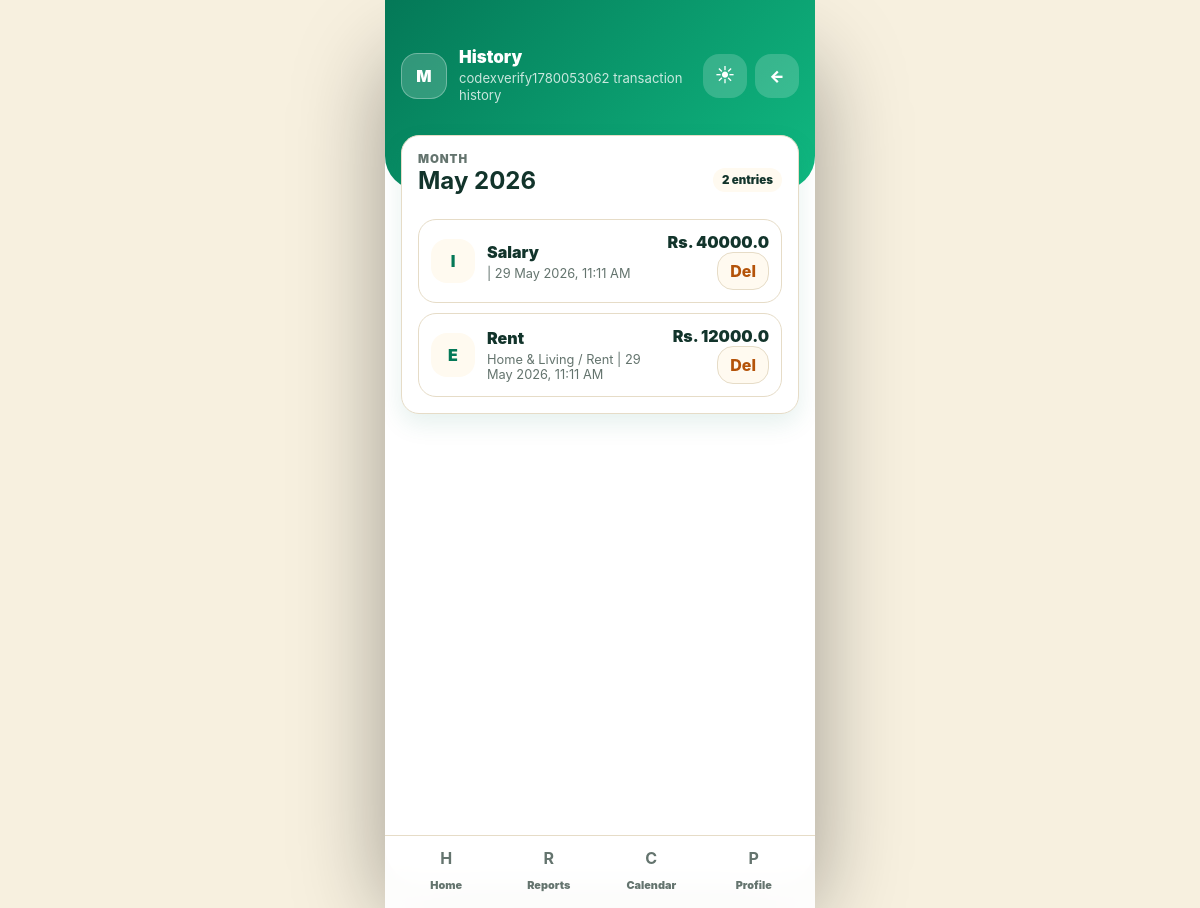
The app's page /transactions (signed in) with its own data.
### tables this page shows
CREATE TABLE expenses (
            id INTEGER PRIMARY KEY AUTOINCREMENT,
            user TEXT NOT NULL,
            description TEXT,
            amount REAL,
            category TEXT DEFAULT 'Uncategorized',
            emotion TEXT,
            type TEXT DEFAULT 'expense',
            timestamp DATETIME DEFAULT CURRENT_TIMESTAMP
        , subcategory TEXT DEFAULT '');

### app.py (the view)
@app.route('/transactions')
@login_required
def transactions():
    user = session['user']
    with get_conn(row_factory=sqlite3.Row) as conn:
        cur = conn.cursor()
        cur.execute("""
            SELECT id, description, amount, COALESCE(LOWER(type),'expense') AS type,
                   COALESCE(category,'Uncategorized') AS category,
                   COALESCE(subcategory,'') AS subcategory,
                   timestamp
            FROM expenses
            WHERE user = ?
            ORDER BY timestamp DESC
        """, (user,))
        rows = cur.fetchall()
    grouped = {}
    for row in rows:
        raw_timestamp = str(row["timestamp"] or "")
        try:
            parsed = datetime.fromisoformat(raw_timestamp.replace("Z", ""))
        except ValueError:
            parsed = datetime.now()
        month_key = parsed.strftime("%B %Y")
        grouped.setdefault(month_key, []).append({
            "id": row["id"],
            "description": row["description"] or "Transaction",
            "amount": round(float(row["amount"] or 0), 2),
            "type": row["type"],
            "category": row["category"],
            "subcategory": row["subcategory"],
            "stamp": parsed.strftime("%d %b %Y, %I:%M %p")
        })
    return render_template("transactions.html", username=user, grouped_transactions=grouped)

### app.py (called while the page is built)
def get_conn(row_factory=None):
    conn = sqlite3.connect(DB_PATH, detect_types=sqlite3.PARSE_DECLTYPES | sqlite3.PARSE_COLNAMES)
    if row_factory:
        conn.row_factory = row_factory
    return conn

def login_required(f):
    @wraps(f)
    def decorated_function(*args, **kwargs):
        if "user" not in session:   # if no user session, redirect
            flash("Please login first!", "warning")
            return redirect(url_for("login"))
        return f(*args, **kwargs)
    return decorated_function

### templates/transactions.html (shortened to what this page needs)
<!DOCTYPE html>
<html lang="en">
<head>
  <link rel="stylesheet" href="{{ url_for('static', filename='style.css') }}">
</head>
<body>
  <main class="page">
    <header class="app-header">
      <div class="header-user">
        <div class="avatar">M</div>
        <div>
          <p class="app-title">History</p>
          <p class="app-subtitle">{{ username }} transaction history</p>
        </div>
      </div>
      <div class="header-actions">
        <button class="theme-toggle" type="button" aria-label="Change theme" title="Change theme"></button>
        <a class="icon-button back-button" href="{{ url_for('dashboard') }}" aria-label="Back">&larr;</a>
      </div>
    </header>
    {% for month, items in grouped_transactions.items() %}
      <section class="section">
        <div class="section-head">
          <div>
            <span class="eyebrow">Month</span>
            <h2>{{ month }}</h2>
          </div>
          <span class="pill">{{ items|length }} entries</span>
        </div>
        <div class="transaction-list">
          {% for exp in items %}
            <article class="transaction-card">
              <div class="tx-icon">{{ exp.type[:1]|upper }}</div>
              <div>
                <p class="tx-title">{{ exp.description }}</p>
                <p class="tx-sub">
                  {{ exp.category }}{% if exp.subcategory %} / {{ exp.subcategory }}{% endif %} | {{ exp.stamp }}
                </p>
              </div>
              <div class="tx-amount">
                <div>Rs. {{ exp.amount }}</div>
                <form method="POST"
                      action="{{ url_for('delete_entry', entry_id=exp.id) }}"
                      onsubmit="return confirm('Are you sure you want to delete this entry?');">
                  <button type="submit" class="btn danger">Del</button>
                </form>
              </div>
            </article>
          {% endfor %}
        </div>
      </section>
    {% else %}
      <section class="section">
        <span class="eyebrow">Activity</span>
        <h2>No transactions yet</h2>
        <a class="btn secondary" href="{{ url_for('add_transaction_categories') }}">Add transaction</a>
      </section>
    {% endfor %}
    <nav class="bottom-nav" aria-label="App tabs">
      <a href="{{ url_for('dashboard') }}"><b>H</b><span>Home</span></a>
      <a href="{{ url_for('visualization') }}"><b>R</b><span>Reports</span></a>
      <a href="{{ url_for('calendar_view') }}"><b>C</b><span>Calendar</span></a>
      <a href="{{ url_for('profile') }}"><b>P</b><span>Profile</span></a>
    </nav>
  </main>
</body>
</html>

### records on screen
expenses: type "I", description "Salary", stamp "29 May 2026, 11:11 AM", amount "40000.0"
expenses: type "E", description "Rent", category "Home & Living", subcategory "Rent", stamp "29 May 2026, 11:11 AM", amount "12000.0"

### other values on screen
{{ username }} "codexverify1780053062"
{{ month }} "May 2026"
{{ items|length }} "2"
